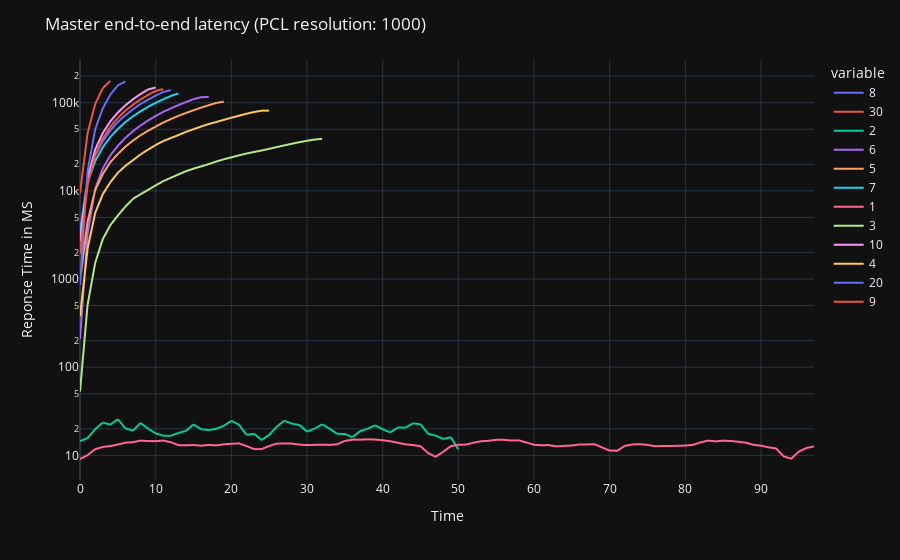
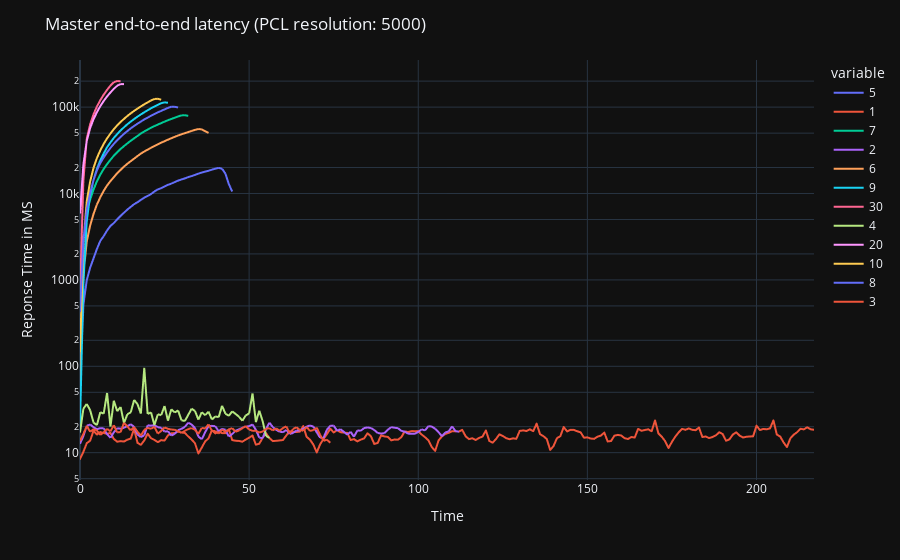
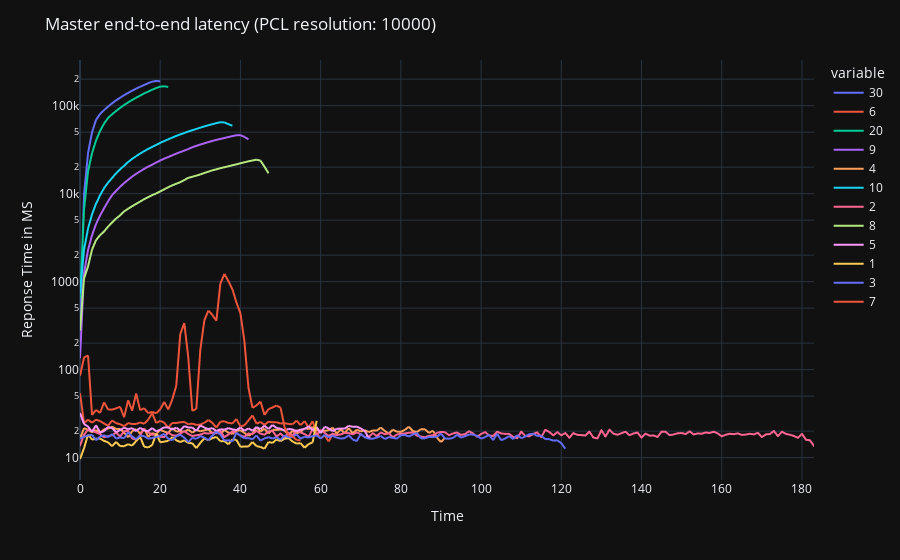

The notebook cell these images were saved under, in order:
### Code cell
import plotly.express as px
from matplotlib import pyplot as plt

# Function to compute simple moving average
def moving_average(data, window_size):
    return data.rolling(window=window_size).mean()

# You can adjust the window size for different levels of smoothing
window_size = 3

for resolution in sorted(response_time.keys()):
    queue_df = pd.DataFrame.from_dict(response_time[resolution])
    fig = px.line(queue_df, x=queue_df.index, y=queue_df.columns)
    fig.update_layout(title=f'Master end-to-end latency (PCL resolution: {resolution})', xaxis_title='Time', yaxis_title='Reponse Time in MS', yaxis_type='log')
    fig.show()

### Figure 1 — Plotly figure (JSON) as saved in the notebook; plotly's stock layout.template omitted (floating-point values rounded to 4 significant figures)
{"data": [{"hovertemplate": "variable=8<br>index=%{x}<br>value=%{y}<extra></extra>", "legendgroup": "8", "line": {"color": "#636efa", "dash": "solid"}, "marker": {"symbol": "circle"}, "mode": "lines", "name": "8", "showlegend": true, "x": [0, 1, 2, 3, 4, 5, 6, 7, 8, 9, 10, 11, 12, 13, 14, 15, 16, 17, 18, 19, 20, 21, 22, 23, 24, 25, 26, 27, 28, 29, 30, 31, 32, 33, 34, 35, 36, 37, 38, 39, 40, 41, 42, 43, 44, 45, 46, 47, 48, 49, 50, 51, 52, 53, 54, 55, 56, 57, 58, 59, 60, 61, 62, 63, 64, 65, 66, 67, 68, 69, 70, 71, 72, 73, 74, 75, 76, 77, 78, 79, 80, 81, 82, 83, 84, 85, 86, 87, 88, 89, 90, 91, 92, 93, 94, 95, 96, 97], "xaxis": "x", "y": [3512.0, 13700.0, 25160.0, 36390.0, 48360.0, 60320.0, 71920.0, 84150.0, 96380.0, 108000.0, 120000.0, 132100.0, 139000.0, null, null, null, null, null, null, null, null, null, null, null, null, null, null, null, null, null, null, null, null, null, null, null, null, null, null, null, null, null, null, null, null, null, null, null, null, null, null, null, null, null, null, null, null, null, null, null, null, null, null, null, null, null, null, null, null, null, null, null, null, null, null, null, null, null, null, null, null, null, null, null, null, null, null, null, null, null, null, null, null, null, null, null, null, null], "yaxis": "y", "type": "scattergl"}, {"hovertemplate": "variable=30<br>index=%{x}<br>value=%{y}<extra></extra>", "legendgroup": "30", "line": {"color": "#EF553B", "dash": "solid"}, "marker": {"symbol": "circle"}, "mode": "lines", "name": "30", "showlegend": true, "x": [0, 1, 2, 3, 4, 5, 6, 7, 8, 9, 10, 11, 12, 13, 14, 15, 16, 17, 18, 19, 20, 21, 22, 23, 24, 25, 26, 27, 28, 29, 30, 31, 32, 33, 34, 35, 36, 37, 38, 39, 40, 41, 42, 43, 44, 45, 46, 47, 48, 49, 50, 51, 52, 53, 54, 55, 56, 57, 58, 59, 60, 61, 62, 63, 64, 65, 66, 67, 68, 69, 70, 71, 72, 73, 74, 75, 76, 77, 78, 79, 80, 81, 82, 83, 84, 85, 86, 87, 88, 89, 90, 91, 92, 93, 94, 95, 96, 97], "xaxis": "x", "y": [9396.0, 45020.0, 95940.0, 146000.0, 176200.0, null, null, null, null, null, null, null, null, null, null, null, null, null, null, null, null, null, null, null, null, null, null, null, null, null, null, null, null, null, null, null, null, null, null, null, null, null, null, null, null, null, null, null, null, null, null, null, null, null, null, null, null, null, null, null, null, null, null, null, null, null, null, null, null, null, null, null, null, null, null, null, null, null, null, null, null, null, null, null, null, null, null, null, null, null, null, null, null, null, null, null, null, null], "yaxis": "y", "type": "scattergl"}, {"hovertemplate": "variable=2<br>index=%{x}<br>value=%{y}<extra></extra>", "legendgroup": "2", "line": {"color": "#00cc96", "dash": "solid"}, "marker": {"symbol": "circle"}, "mode": "lines", "name": "2", "showlegend": true, "x": [0, 1, 2, 3, 4, 5, 6, 7, 8, 9, 10, 11, 12, 13, 14, 15, 16, 17, 18, 19, 20, 21, 22, 23, 24, 25, 26, 27, 28, 29, 30, 31, 32, 33, 34, 35, 36, 37, 38, 39, 40, 41, 42, 43, 44, 45, 46, 47, 48, 49, 50, 51, 52, 53, 54, 55, 56, 57, 58, 59, 60, 61, 62, 63, 64, 65, 66, 67, 68, 69, 70, 71, 72, 73, 74, 75, 76, 77, 78, 79, 80, 81, 82, 83, 84, 85, 86, 87, 88, 89, 90, 91, 92, 93, 94, 95, 96, 97], "xaxis": "x", "y": [14.52, 15.74, 19.79, 23.56, 22.3, 25.75, 20.24, 19.07, 23.3, 20.08, 17.75, 16.71, 16.7, 17.93, 19.0, 22.48, 19.83, 19.33, 20.03, 21.64, 24.61, 22.32, 17.09, 17.57, 14.93, 17.08, 21.15, 24.74, 22.91, 22.1, 18.65, 20.1, 22.5, 20.04, 17.52, 17.49, 16.07, 18.81, 20.04, 21.93, 19.76, 18.22, 20.71, 20.64, 23.08, 22.54, 17.54, 16.77, 15.38, 16.07, 11.71, null, null, null, null, null, null, null, null, null, null, null, null, null, null, null, null, null, null, null, null, null, null, null, null, null, null, null, null, null, null, null, null, null, null, null, null, null, null, null, null, null, null, null, null, null, null, null], "yaxis": "y", "type": "scattergl"}, {"hovertemplate": "variable=6<br>index=%{x}<br>value=%{y}<extra></extra>", "legendgroup": "6", "line": {"color": "#ab63fa", "dash": "solid"}, "marker": {"symbol": "circle"}, "mode": "lines", "name": "6", "showlegend": true, "x": [0, 1, 2, 3, 4, 5, 6, 7, 8, 9, 10, 11, 12, 13, 14, 15, 16, 17, 18, 19, 20, 21, 22, 23, 24, 25, 26, 27, 28, 29, 30, 31, 32, 33, 34, 35, 36, 37, 38, 39, 40, 41, 42, 43, 44, 45, 46, 47, 48, 49, 50, 51, 52, 53, 54, 55, 56, 57, 58, 59, 60, 61, 62, 63, 64, 65, 66, 67, 68, 69, 70, 71, 72, 73, 74, 75, 76, 77, 78, 79, 80, 81, 82, 83, 84, 85, 86, 87, 88, 89, 90, 91, 92, 93, 94, 95, 96, 97], "xaxis": "x", "y": [208.5, 3229.0, 10510.0, 17840.0, 25240.0, 32380.0, 39960.0, 47500.0, 55130.0, 62900.0, 70790.0, 78610.0, 86180.0, 93920.0, 101600.0, 109500.0, 115500.0, 116100.0, null, null, null, null, null, null, null, null, null, null, null, null, null, null, null, null, null, null, null, null, null, null, null, null, null, null, null, null, null, null, null, null, null, null, null, null, null, null, null, null, null, null, null, null, null, null, null, null, null, null, null, null, null, null, null, null, null, null, null, null, null, null, null, null, null, null, null, null, null, null, null, null, null, null, null, null, null, null, null, null], "yaxis": "y", "type": "scattergl"}, {"hovertemplate": "variable=5<br>index=%{x}<br>value=%{y}<extra></extra>", "legendgroup": "5", "line": {"color": "#FFA15A", "dash": "solid"}, "marker": {"symbol": "circle"}, "mode": "lines", "name": "5", "showlegend": true, "x": [0, 1, 2, 3, 4, 5, 6, 7, 8, 9, 10, 11, 12, 13, 14, 15, 16, 17, 18, 19, 20, 21, 22, 23, 24, 25, 26, 27, 28, 29, 30, 31, 32, 33, 34, 35, 36, 37, 38, 39, 40, 41, 42, 43, 44, 45, 46, 47, 48, 49, 50, 51, 52, 53, 54, 55, 56, 57, 58, 59, 60, 61, 62, 63, 64, 65, 66, 67, 68, 69, 70, 71, 72, 73, 74, 75, 76, 77, 78, 79, 80, 81, 82, 83, 84, 85, 86, 87, 88, 89, 90, 91, 92, 93, 94, 95, 96, 97], "xaxis": "x", "y": [944.9, 4496.0, 10140.0, 15470.0, 21070.0, 26230.0, 31730.0, 37160.0, 42760.0, 48110.0, 53580.0, 59600.0, 65110.0, 70880.0, 76360.0, 82060.0, 87840.0, 93610.0, 99300.0, 102700.0, null, null, null, null, null, null, null, null, null, null, null, null, null, null, null, null, null, null, null, null, null, null, null, null, null, null, null, null, null, null, null, null, null, null, null, null, null, null, null, null, null, null, null, null, null, null, null, null, null, null, null, null, null, null, null, null, null, null, null, null, null, null, null, null, null, null, null, null, null, null, null, null, null, null, null, null, null, null], "yaxis": "y", "type": "scattergl"}, {"hovertemplate": "variable=7<br>index=%{x}<br>value=%{y}<extra></extra>", "legendgroup": "7", "line": {"color": "#19d3f3", "dash": "solid"}, "marker": {"symbol": "circle"}, "mode": "lines", "name": "7", "showlegend": true, "x": [0, 1, 2, 3, 4, 5, 6, 7, 8, 9, 10, 11, 12, 13, 14, 15, 16, 17, 18, 19, 20, 21, 22, 23, 24, 25, 26, 27, 28, 29, 30, 31, 32, 33, 34, 35, 36, 37, 38, 39, 40, 41, 42, 43, 44, 45, 46, 47, 48, 49, 50, 51, 52, 53, 54, 55, 56, 57, 58, 59, 60, 61, 62, 63, 64, 65, 66, 67, 68, 69, 70, 71, 72, 73, 74, 75, 76, 77, 78, 79, 80, 81, 82, 83, 84, 85, 86, 87, 88, 89, 90, 91, 92, 93, 94, 95, 96, 97], "xaxis": "x", "y": [3334.0, 12300.0, 21770.0, 31110.0, 40680.0, 50360.0, 60290.0, 70030.0, 79980.0, 89920.0, 99400.0, 109300.0, 119300.0, 127400.0, null, null, null, null, null, null, null, null, null, null, null, null, null, null, null, null, null, null, null, null, null, null, null, null, null, null, null, null, null, null, null, null, null, null, null, null, null, null, null, null, null, null, null, null, null, null, null, null, null, null, null, null, null, null, null, null, null, null, null, null, null, null, null, null, null, null, null, null, null, null, null, null, null, null, null, null, null, null, null, null, null, null, null, null], "yaxis": "y", "type": "scattergl"}, {"hovertemplate": "variable=1<br>index=%{x}<br>value=%{y}<extra></extra>", "legendgroup": "1", "line": {"color": "#FF6692", "dash": "solid"}, "marker": {"symbol": "circle"}, "mode": "lines", "name": "1", "showlegend": true, "x": [0, 1, 2, 3, 4, 5, 6, 7, 8, 9, 10, 11, 12, 13, 14, 15, 16, 17, 18, 19, 20, 21, 22, 23, 24, 25, 26, 27, 28, 29, 30, 31, 32, 33, 34, 35, 36, 37, 38, 39, 40, 41, 42, 43, 44, 45, 46, 47, 48, 49, 50, 51, 52, 53, 54, 55, 56, 57, 58, 59, 60, 61, 62, 63, 64, 65, 66, 67, 68, 69, 70, 71, 72, 73, 74, 75, 76, 77, 78, 79, 80, 81, 82, 83, 84, 85, 86, 87, 88, 89, 90, 91, 92, 93, 94, 95, 96, 97], "xaxis": "x", "y": [9.097, 10.07, 11.75, 12.44, 12.75, 13.26, 13.92, 14.11, 14.68, 14.54, 14.5, 14.72, 14.1, 13.06, 13.01, 13.1, 12.87, 13.14, 12.97, 13.36, 13.53, 13.67, 12.75, 11.79, 11.79, 12.78, 13.6, 13.65, 13.61, 13.25, 13.09, 13.16, 13.22, 13.14, 13.38, 14.57, 15.08, 15.07, 15.2, 15.14, 14.84, 14.46, 13.9, 13.36, 13.11, 12.69, 10.63, 9.632, 11.01, 12.72, 13.19, 13.25, 13.92, 14.47, 14.64, 15.02, 15.02, 14.75, 14.79, 14.0, 13.19, 13.02, 13.07, 12.63, 12.81, 12.93, 13.31, 13.3, 13.39, 12.29, 11.32, 11.3, 12.82, 13.29, 13.39, 13.15, 12.69, 12.77, 12.79, 12.85, 12.91, 13.15, 14.05, 14.7, 14.43, 14.68, 14.55, 14.27, 13.95, 13.16, 12.88, 12.34, 11.97, 9.722, 9.189, 11.06, 12.13, 12.63], "yaxis": "y", "type": "scattergl"}, {"hovertemplate": "variable=3<br>index=%{x}<br>value=%{y}<extra></extra>", "legendgroup": "3", "line": {"color": "#B6E880", "dash": "solid"}, "marker": {"symbol": "circle"}, "mode": "lines", "name": "3", "showlegend": true, "x": [0, 1, 2, 3, 4, 5, 6, 7, 8, 9, 10, 11, 12, 13, 14, 15, 16, 17, 18, 19, 20, 21, 22, 23, 24, 25, 26, 27, 28, 29, 30, 31, 32, 33, 34, 35, 36, 37, 38, 39, 40, 41, 42, 43, 44, 45, 46, 47, 48, 49, 50, 51, 52, 53, 54, 55, 56, 57, 58, 59, 60, 61, 62, 63, 64, 65, 66, 67, 68, 69, 70, 71, 72, 73, 74, 75, 76, 77, 78, 79, 80, 81, 82, 83, 84, 85, 86, 87, 88, 89, 90, 91, 92, 93, 94, 95, 96, 97], "xaxis": "x", "y": [52.93, 510.5, 1517.0, 2823.0, 4072.0, 5253.0, 6634.0, 8125.0, 9154.0, 10250.0, 11540.0, 12890.0, 14070.0, 15350.0, 16710.0, 17880.0, 18920.0, 20090.0, 21490.0, 22810.0, 23980.0, 25270.0, 26510.0, 27610.0, 28700.0, 29990.0, 31360.0, 32810.0, 34200.0, 35670.0, 37000.0, 38190.0, 38950.0, null, null, null, null, null, null, null, null, null, null, null, null, null, null, null, null, null, null, null, null, null, null, null, null, null, null, null, null, null, null, null, null, null, null, null, null, null, null, null, null, null, null, null, null, null, null, null, null, null, null, null, null, null, null, null, null, null, null, null, null, null, null, null, null, null], "yaxis": "y", "type": "scattergl"}, {"hovertemplate": "variable=10<br>index=%{x}<br>value=%{y}<extra></extra>", "legendgroup": "10", "line": {"color": "#FF97FF", "dash": "solid"}, "marker": {"symbol": "circle"}, "mode": "lines", "name": "10", "showlegend": true, "x": [0, 1, 2, 3, 4, 5, 6, 7, 8, 9, 10, 11, 12, 13, 14, 15, 16, 17, 18, 19, 20, 21, 22, 23, 24, 25, 26, 27, 28, 29, 30, 31, 32, 33, 34, 35, 36, 37, 38, 39, 40, 41, 42, 43, 44, 45, 46, 47, 48, 49, 50, 51, 52, 53, 54, 55, 56, 57, 58, 59, 60, 61, 62, 63, 64, 65, 66, 67, 68, 69, 70, 71, 72, 73, 74, 75, 76, 77, 78, 79, 80, 81, 82, 83, 84, 85, 86, 87, 88, 89, 90, 91, 92, 93, 94, 95, 96, 97], "xaxis": "x", "y": [2628.0, 13640.0, 29430.0, 45110.0, 61350.0, 77290.0, 93440.0, 109400.0, 125500.0, 141200.0, 148700.0, null, null, null, null, null, null, null, null, null, null, null, null, null, null, null, null, null, null, null, null, null, null, null, null, null, null, null, null, null, null, null, null, null, null, null, null, null, null, null, null, null, null, null, null, null, null, null, null, null, null, null, null, null, null, null, null, null, null, null, null, null, null, null, null, null, null, null, null, null, null, null, null, null, null, null, null, null, null, null, null, null, null, null, null, null, null, null], "yaxis": "y", "type": "scattergl"}, {"hovertemplate": "variable=4<br>index=%{x}<br>value=%{y}<extra></extra>", "legendgroup": "4", "line": {"color": "#FECB52", "dash": "solid"}, "marker": {"symbol": "circle"}, "mode": "lines", "name": "4", "showlegend": true, "x": [0, 1, 2, 3, 4, 5, 6, 7, 8, 9, 10, 11, 12, 13, 14, 15, 16, 17, 18, 19, 20, 21, 22, 23, 24, 25, 26, 27, 28, 29, 30, 31, 32, 33, 34, 35, 36, 37, 38, 39, 40, 41, 42, 43, 44, 45, 46, 47, 48, 49, 50, 51, 52, 53, 54, 55, 56, 57, 58, 59, 60, 61, 62, 63, 64, 65, 66, 67, 68, 69, 70, 71, 72, 73, 74, 75, 76, 77, 78, 79, 80, 81, 82, 83, 84, 85, 86, 87, 88, 89, 90, 91, 92, 93, 94, 95, 96, 97], "xaxis": "x", "y": [376.5, 2205.0, 5612.0, 9148.0, 12470.0, 16040.0, 19190.0, 22300.0, 25890.0, 29380.0, 33080.0, 36720.0, 39700.0, 42920.0, 46650.0, 50010.0, 53680.0, 57240.0, 60380.0, 63890.0, 67580.0, 71080.0, 74910.0, 78410.0, 81220.0, 81390.0, null, null, null, null, null, null, null, null, null, null, null, null, null, null, null, null, null, null, null, null, null, null, null, null, null, null, null, null, null, null, null, null, null, null, null, null, null, null, null, null, null, null, null, null, null, null, null, null, null, null, null, null, null, null, null, null, null, null, null, null, null, null, null, null, null, null, null, null, null, null, null, null], "yaxis": "y", "type": "scattergl"}, {"hovertemplate": "variable=20<br>index=%{x}<br>value=%{y}<extra></extra>", "legendgroup": "20", "line": {"color": "#636efa", "dash": "solid"}, "marker": {"symbol": "circle"}, "mode": "lines", "name": "20", "showlegend": true, "x": [0, 1, 2, 3, 4, 5, 6, 7, 8, 9, 10, 11, 12, 13, 14, 15, 16, 17, 18, 19, 20, 21, 22, 23, 24, 25, 26, 27, 28, 29, 30, 31, 32, 33, 34, 35, 36, 37, 38, 39, 40, 41, 42, 43, 44, 45, 46, 47, 48, 49, 50, 51, 52, 53, 54, 55, 56, 57, 58, 59, 60, 61, 62, 63, 64, 65, 66, 67, 68, 69, 70, 71, 72, 73, 74, 75, 76, 77, 78, 79, 80, 81, 82, 83, 84, 85, 86, 87, 88, 89, 90, 91, 92, 93, 94, 95, 96, 97], "xaxis": "x", "y": [856.2, 16600.0, 49700.0, 85890.0, 122900.0, 157200.0, 174200.0, null, null, null, null, null, null, null, null, null, null, null, null, null, null, null, null, null, null, null, null, null, null, null, null, null, null, null, null, null, null, null, null, null, null, null, null, null, null, null, null, null, null, null, null, null, null, null, null, null, null, null, null, null, null, null, null, null, null, null, null, null, null, null, null, null, null, null, null, null, null, null, null, null, null, null, null, null, null, null, null, null, null, null, null, null, null, null, null, null, null, null], "yaxis": "y", "type": "scattergl"}, {"hovertemplate": "variable=9<br>index=%{x}<br>value=%{y}<extra></extra>", "legendgroup": "9", "line": {"color": "#EF553B", "dash": "solid"}, "marker": {"symbol": "circle"}, "mode": "lines", "name": "9", "showlegend": true, "x": [0, 1, 2, 3, 4, 5, 6, 7, 8, 9, 10, 11, 12, 13, 14, 15, 16, 17, 18, 19, 20, 21, 22, 23, 24, 25, 26, 27, 28, 29, 30, 31, 32, 33, 34, 35, 36, 37, 38, 39, 40, 41, 42, 43, 44, 45, 46, 47, 48, 49, 50, 51, 52, 53, 54, 55, 56, 57, 58, 59, 60, 61, 62, 63, 64, 65, 66, 67, 68, 69, 70, 71, 72, 73, 74, 75, 76, 77, 78, 79, 80, 81, 82, 83, 84, 85, 86, 87, 88, 89, 90, 91, 92, 93, 94, 95, 96, 97], "xaxis": "x", "y": [1926.0, 11590.0, 25330.0, 39140.0, 53090.0, 67090.0, 81040.0, 95090.0, 108800.0, 122700.0, 136200.0, 142700.0, null, null, null, null, null, null, null, null, null, null, null, null, null, null, null, null, null, null, null, null, null, null, null, null, null, null, null, null, null, null, null, null, null, null, null, null, null, null, null, null, null, null, null, null, null, null, null, null, null, null, null, null, null, null, null, null, null, null, null, null, null, null, null, null, null, null, null, null, null, null, null, null, null, null, null, null, null, null, null, null, null, null, null, null, null, null], "yaxis": "y", "type": "scattergl"}], "layout": {"xaxis": {"anchor": "y", "domain": [0.0, 1.0], "title": {"text": "Time"}}, "yaxis": {"anchor": "x", "domain": [0.0, 1.0], "title": {"text": "Reponse Time in MS"}, "type": "log"}, "legend": {"title": {"text": "variable"}, "tracegroupgap": 0}, "margin": {"t": 60}, "title": {"text": "Master end-to-end latency (PCL resolution: 1000)"}}}

### Figure 2 — Plotly figure (JSON) as saved in the notebook; plotly's stock layout.template omitted (floating-point values rounded to 4 significant figures; data arrays with more than 128 entries replaced by an {"elided": "..."} marker saying what was removed)
{"data": [{"hovertemplate": "variable=5<br>index=%{x}<br>value=%{y}<extra></extra>", "legendgroup": "5", "line": {"color": "#636efa", "dash": "solid"}, "marker": {"symbol": "circle"}, "mode": "lines", "name": "5", "showlegend": true, "x": {"elided": "218 int values"}, "xaxis": "x", "y": {"elided": "218 float values"}, "yaxis": "y", "type": "scattergl"}, {"hovertemplate": "variable=1<br>index=%{x}<br>value=%{y}<extra></extra>", "legendgroup": "1", "line": {"color": "#EF553B", "dash": "solid"}, "marker": {"symbol": "circle"}, "mode": "lines", "name": "1", "showlegend": true, "x": {"elided": "218 int values"}, "xaxis": "x", "y": {"elided": "218 float values"}, "yaxis": "y", "type": "scattergl"}, {"hovertemplate": "variable=7<br>index=%{x}<br>value=%{y}<extra></extra>", "legendgroup": "7", "line": {"color": "#00cc96", "dash": "solid"}, "marker": {"symbol": "circle"}, "mode": "lines", "name": "7", "showlegend": true, "x": {"elided": "218 int values"}, "xaxis": "x", "y": {"elided": "218 float values"}, "yaxis": "y", "type": "scattergl"}, {"hovertemplate": "variable=2<br>index=%{x}<br>value=%{y}<extra></extra>", "legendgroup": "2", "line": {"color": "#ab63fa", "dash": "solid"}, "marker": {"symbol": "circle"}, "mode": "lines", "name": "2", "showlegend": true, "x": {"elided": "218 int values"}, "xaxis": "x", "y": {"elided": "218 float values"}, "yaxis": "y", "type": "scattergl"}, {"hovertemplate": "variable=6<br>index=%{x}<br>value=%{y}<extra></extra>", "legendgroup": "6", "line": {"color": "#FFA15A", "dash": "solid"}, "marker": {"symbol": "circle"}, "mode": "lines", "name": "6", "showlegend": true, "x": {"elided": "218 int values"}, "xaxis": "x", "y": {"elided": "218 float values"}, "yaxis": "y", "type": "scattergl"}, {"hovertemplate": "variable=9<br>index=%{x}<br>value=%{y}<extra></extra>", "legendgroup": "9", "line": {"color": "#19d3f3", "dash": "solid"}, "marker": {"symbol": "circle"}, "mode": "lines", "name": "9", "showlegend": true, "x": {"elided": "218 int values"}, "xaxis": "x", "y": {"elided": "218 float values"}, "yaxis": "y", "type": "scattergl"}, {"hovertemplate": "variable=30<br>index=%{x}<br>value=%{y}<extra></extra>", "legendgroup": "30", "line": {"color": "#FF6692", "dash": "solid"}, "marker": {"symbol": "circle"}, "mode": "lines", "name": "30", "showlegend": true, "x": {"elided": "218 int values"}, "xaxis": "x", "y": {"elided": "218 float values"}, "yaxis": "y", "type": "scattergl"}, {"hovertemplate": "variable=4<br>index=%{x}<br>value=%{y}<extra></extra>", "legendgroup": "4", "line": {"color": "#B6E880", "dash": "solid"}, "marker": {"symbol": "circle"}, "mode": "lines", "name": "4", "showlegend": true, "x": {"elided": "218 int values"}, "xaxis": "x", "y": {"elided": "218 float values"}, "yaxis": "y", "type": "scattergl"}, {"hovertemplate": "variable=20<br>index=%{x}<br>value=%{y}<extra></extra>", "legendgroup": "20", "line": {"color": "#FF97FF", "dash": "solid"}, "marker": {"symbol": "circle"}, "mode": "lines", "name": "20", "showlegend": true, "x": {"elided": "218 int values"}, "xaxis": "x", "y": {"elided": "218 float values"}, "yaxis": "y", "type": "scattergl"}, {"hovertemplate": "variable=10<br>index=%{x}<br>value=%{y}<extra></extra>", "legendgroup": "10", "line": {"color": "#FECB52", "dash": "solid"}, "marker": {"symbol": "circle"}, "mode": "lines", "name": "10", "showlegend": true, "x": {"elided": "218 int values"}, "xaxis": "x", "y": {"elided": "218 float values"}, "yaxis": "y", "type": "scattergl"}, {"hovertemplate": "variable=8<br>index=%{x}<br>value=%{y}<extra></extra>", "legendgroup": "8", "line": {"color": "#636efa", "dash": "solid"}, "marker": {"symbol": "circle"}, "mode": "lines", "name": "8", "showlegend": true, "x": {"elided": "218 int values"}, "xaxis": "x", "y": {"elided": "218 float values"}, "yaxis": "y", "type": "scattergl"}, {"hovertemplate": "variable=3<br>index=%{x}<br>value=%{y}<extra></extra>", "legendgroup": "3", "line": {"color": "#EF553B", "dash": "solid"}, "marker": {"symbol": "circle"}, "mode": "lines", "name": "3", "showlegend": true, "x": {"elided": "218 int values"}, "xaxis": "x", "y": {"elided": "218 float values"}, "yaxis": "y", "type": "scattergl"}], "layout": {"xaxis": {"anchor": "y", "domain": [0.0, 1.0], "title": {"text": "Time"}}, "yaxis": {"anchor": "x", "domain": [0.0, 1.0], "title": {"text": "Reponse Time in MS"}, "type": "log"}, "legend": {"title": {"text": "variable"}, "tracegroupgap": 0}, "margin": {"t": 60}, "title": {"text": "Master end-to-end latency (PCL resolution: 5000)"}}}

### Figure 3 — Plotly figure (JSON) as saved in the notebook; plotly's stock layout.template omitted (floating-point values rounded to 4 significant figures; data arrays with more than 128 entries replaced by an {"elided": "..."} marker saying what was removed)
{"data": [{"hovertemplate": "variable=30<br>index=%{x}<br>value=%{y}<extra></extra>", "legendgroup": "30", "line": {"color": "#636efa", "dash": "solid"}, "marker": {"symbol": "circle"}, "mode": "lines", "name": "30", "showlegend": true, "x": {"elided": "184 int values"}, "xaxis": "x", "y": {"elided": "184 float values"}, "yaxis": "y", "type": "scattergl"}, {"hovertemplate": "variable=6<br>index=%{x}<br>value=%{y}<extra></extra>", "legendgroup": "6", "line": {"color": "#EF553B", "dash": "solid"}, "marker": {"symbol": "circle"}, "mode": "lines", "name": "6", "showlegend": true, "x": {"elided": "184 int values"}, "xaxis": "x", "y": {"elided": "184 float values"}, "yaxis": "y", "type": "scattergl"}, {"hovertemplate": "variable=20<br>index=%{x}<br>value=%{y}<extra></extra>", "legendgroup": "20", "line": {"color": "#00cc96", "dash": "solid"}, "marker": {"symbol": "circle"}, "mode": "lines", "name": "20", "showlegend": true, "x": {"elided": "184 int values"}, "xaxis": "x", "y": {"elided": "184 float values"}, "yaxis": "y", "type": "scattergl"}, {"hovertemplate": "variable=9<br>index=%{x}<br>value=%{y}<extra></extra>", "legendgroup": "9", "line": {"color": "#ab63fa", "dash": "solid"}, "marker": {"symbol": "circle"}, "mode": "lines", "name": "9", "showlegend": true, "x": {"elided": "184 int values"}, "xaxis": "x", "y": {"elided": "184 float values"}, "yaxis": "y", "type": "scattergl"}, {"hovertemplate": "variable=4<br>index=%{x}<br>value=%{y}<extra></extra>", "legendgroup": "4", "line": {"color": "#FFA15A", "dash": "solid"}, "marker": {"symbol": "circle"}, "mode": "lines", "name": "4", "showlegend": true, "x": {"elided": "184 int values"}, "xaxis": "x", "y": {"elided": "184 float values"}, "yaxis": "y", "type": "scattergl"}, {"hovertemplate": "variable=10<br>index=%{x}<br>value=%{y}<extra></extra>", "legendgroup": "10", "line": {"color": "#19d3f3", "dash": "solid"}, "marker": {"symbol": "circle"}, "mode": "lines", "name": "10", "showlegend": true, "x": {"elided": "184 int values"}, "xaxis": "x", "y": {"elided": "184 float values"}, "yaxis": "y", "type": "scattergl"}, {"hovertemplate": "variable=2<br>index=%{x}<br>value=%{y}<extra></extra>", "legendgroup": "2", "line": {"color": "#FF6692", "dash": "solid"}, "marker": {"symbol": "circle"}, "mode": "lines", "name": "2", "showlegend": true, "x": {"elided": "184 int values"}, "xaxis": "x", "y": {"elided": "184 float values"}, "yaxis": "y", "type": "scattergl"}, {"hovertemplate": "variable=8<br>index=%{x}<br>value=%{y}<extra></extra>", "legendgroup": "8", "line": {"color": "#B6E880", "dash": "solid"}, "marker": {"symbol": "circle"}, "mode": "lines", "name": "8", "showlegend": true, "x": {"elided": "184 int values"}, "xaxis": "x", "y": {"elided": "184 float values"}, "yaxis": "y", "type": "scattergl"}, {"hovertemplate": "variable=5<br>index=%{x}<br>value=%{y}<extra></extra>", "legendgroup": "5", "line": {"color": "#FF97FF", "dash": "solid"}, "marker": {"symbol": "circle"}, "mode": "lines", "name": "5", "showlegend": true, "x": {"elided": "184 int values"}, "xaxis": "x", "y": {"elided": "184 float values"}, "yaxis": "y", "type": "scattergl"}, {"hovertemplate": "variable=1<br>index=%{x}<br>value=%{y}<extra></extra>", "legendgroup": "1", "line": {"color": "#FECB52", "dash": "solid"}, "marker": {"symbol": "circle"}, "mode": "lines", "name": "1", "showlegend": true, "x": {"elided": "184 int values"}, "xaxis": "x", "y": {"elided": "184 float values"}, "yaxis": "y", "type": "scattergl"}, {"hovertemplate": "variable=3<br>index=%{x}<br>value=%{y}<extra></extra>", "legendgroup": "3", "line": {"color": "#636efa", "dash": "solid"}, "marker": {"symbol": "circle"}, "mode": "lines", "name": "3", "showlegend": true, "x": {"elided": "184 int values"}, "xaxis": "x", "y": {"elided": "184 float values"}, "yaxis": "y", "type": "scattergl"}, {"hovertemplate": "variable=7<br>index=%{x}<br>value=%{y}<extra></extra>", "legendgroup": "7", "line": {"color": "#EF553B", "dash": "solid"}, "marker": {"symbol": "circle"}, "mode": "lines", "name": "7", "showlegend": true, "x": {"elided": "184 int values"}, "xaxis": "x", "y": {"elided": "184 float values"}, "yaxis": "y", "type": "scattergl"}], "layout": {"xaxis": {"anchor": "y", "domain": [0.0, 1.0], "title": {"text": "Time"}}, "yaxis": {"anchor": "x", "domain": [0.0, 1.0], "title": {"text": "Reponse Time in MS"}, "type": "log"}, "legend": {"title": {"text": "variable"}, "tracegroupgap": 0}, "margin": {"t": 60}, "title": {"text": "Master end-to-end latency (PCL resolution: 10000)"}}}
